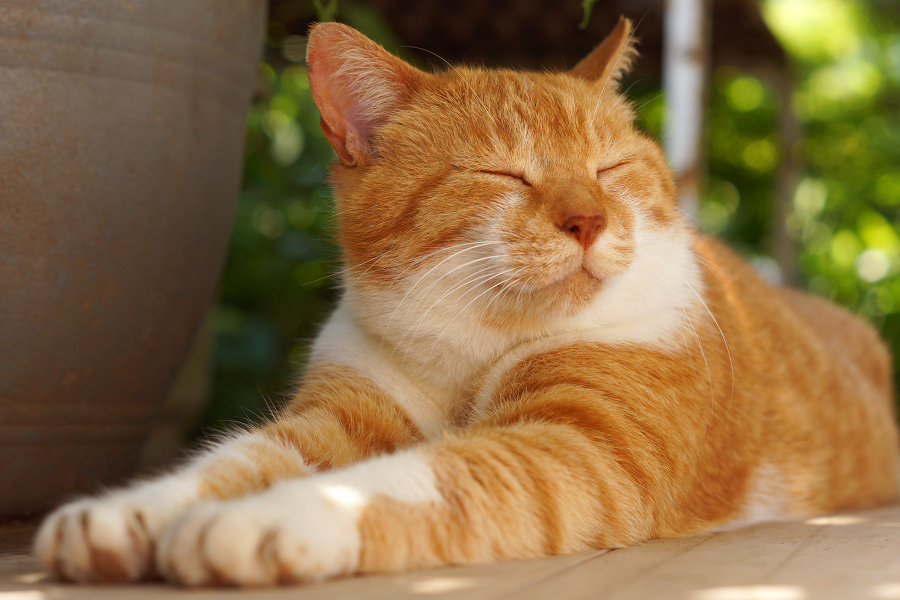
#> input picture data/cat.jpg, 1800 x 1200 px, found by its file name (shown at 1/2 size)
$ jupyter execute --allow-errors pillow.ipynb   (shell and % lines are left out)
#> lines starting #> are read from the running program, lines starting #| are printed output that depends on the picture
# Pillow - работа с изображениями

https://github.com/python-pillow/Pillow

[cell 1]
from PIL import Image, ImageFilter

[cell 2]
myimage = Image.open('cat.jpg')
#> myimage is the input picture: PIL image 1800x1200 RGB; mean R, G, B 139.3, 110.1, 69.4
myimage.load()

[cell 3]
print("The size of the Image is: ")
print(myimage.format, myimage.size, myimage.mode)
#| JPEG (1800, 1200) RGB

## Размытие

[cell 4]
# размываем изображение
blurred = myimage.convert('RGB').filter(ImageFilter.CONTOUR)
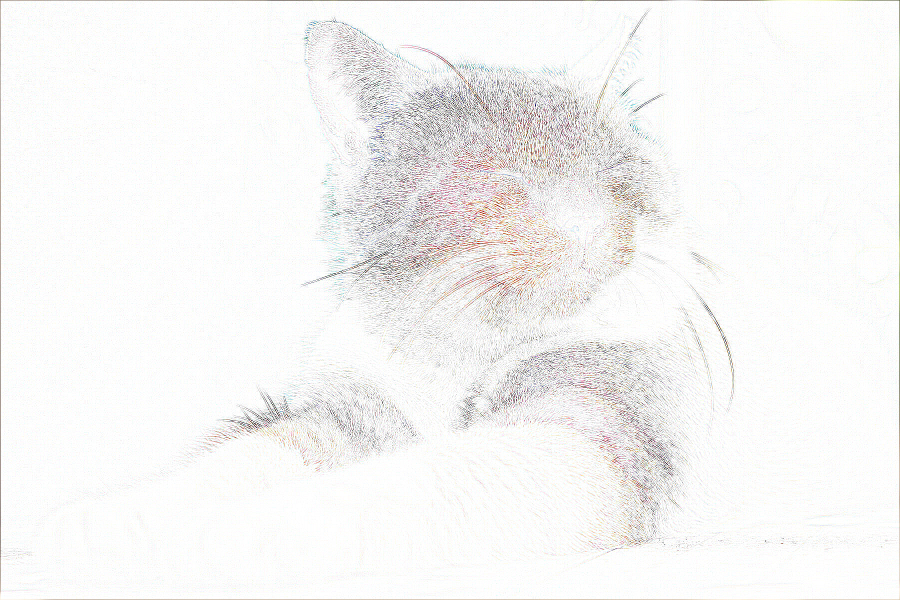
#> blurred: PIL image 1800x1200 RGB (shown at 1/2 size); mean R, G, B 245.4, 244.9, 244

[cell 5]
# открываем оригинал и размтое изображение
myimage.show()
blurred.show()

[cell 6]
# сохраняем изображение
blurred.save("blurred.png")

#> (a cell that did not finish here is left out)

## Миниатюры

[cell 8]
size = (128, 128)

[cell 9]
size = (128, 128)
img = Image.open('cat.jpg')
#myimage.load()
img.thumbnail(size)
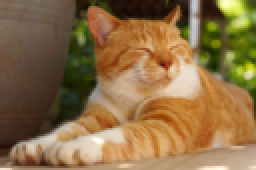
#> img: PIL image 128x85 RGB (shown 2 times larger); mean R, G, B 139.3, 110.1, 69.4
img.show()

[cell 10]
# Opening the file gg.png
imageFile = "cat.jpg"
im1=Image.open(imageFile)

[cell 11]
from PIL import Image, ImageDraw, ImageFont
import os
#im = Image.new('RGBA', (200, 200), 'white')
imageFile = "cat.jpg"
im=Image.open(imageFile)
draw = ImageDraw.Draw(im)
draw.text((20, 150), 'Hello', fill='purple')
arialFont = ImageFont.truetype('arial.ttf', 100)
draw.text((400, 350), 'Я кот', fill='gray', font=arialFont)
im.save('text.png')
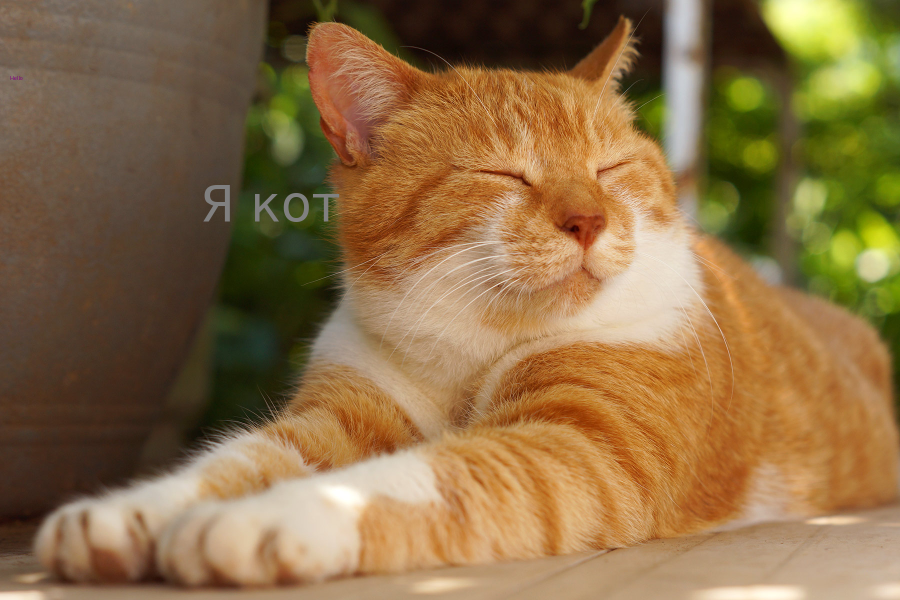
#> saved as text.png: PIL image 1800x1200 RGB (shown at 1/2 size); mean R, G, B 139.5, 110.2, 69.6
